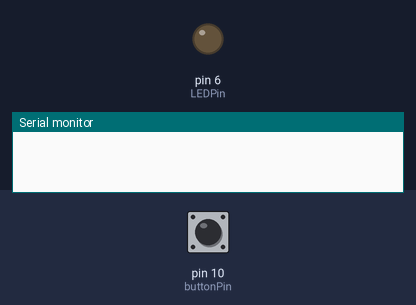
Simulated run of this sketch. Board: Arduino Uno, built with avr-gcc and run on an emulated ATmega328P. Shown: output pins drawn as LEDs (lit = HIGH), the last lines printed to the serial monitor. The test bench sets the inputs (shaded band); at power-on: pin 10 (buttonPin) HIGH.

Above: at 1.2 s.
1.3 s: pin 10 (buttonPin) pulled LOW for 0.15 s
At 1.38 s:
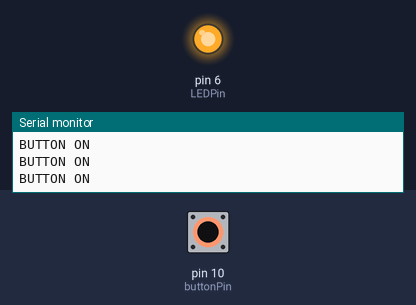
2.9 s: pin 10 (buttonPin) pulled LOW for 3.2 s
At 6.9 s:
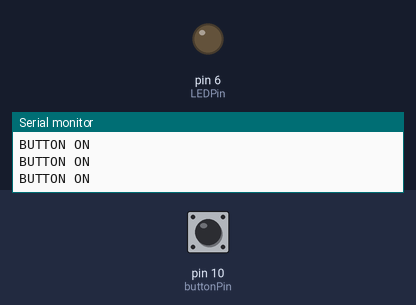
7.6 s: pin 10 (buttonPin) driven LOW
At 7.9 s:
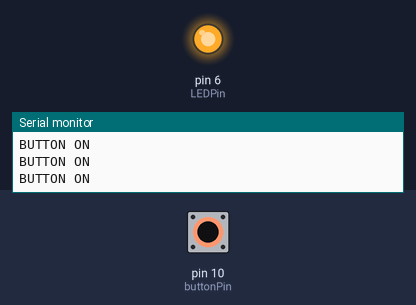
10.6 s: pin 10 (buttonPin) driven HIGH
At 11.7 s:
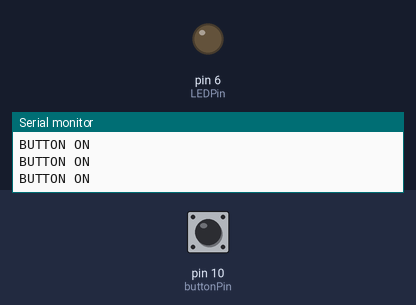
Timing chart, 0 to 13.1 s (numbered marks = the images above; inputs shaded):
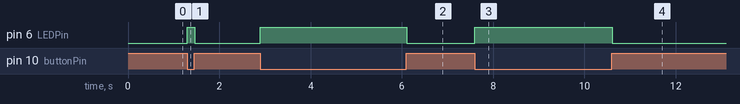

The sketch:

Challenge2.ino
```cpp
int buttonPin = 10;  // Arduino pin the button is connected to.
int LEDPin = 6;      // Arduino pin the LED is connected to.
int buttonState = 0; // Keeps track of button

void setup() {
  // setup serial port for communication with Serial Monitor
  Serial.begin(9600);

  // Set button as an input
  pinMode(buttonPin, INPUT);
  // Set LED as an output
  pinMode(LEDPin, OUTPUT);
  // Use Arduinos internal pull-up resistor
  digitalWrite(buttonPin, HIGH);
}

void loop() {
  // Read button value on Arduino
  buttonState = digitalRead(buttonPin);
  // Conditional If Statement
  if(buttonState == LOW) {
    // Turn ON LED when button is pressed
    digitalWrite(LEDPin, HIGH);
    // debug button on to Serial Port
    Serial.print("BUTTON ON\n\r");
  } else {
    // Turn OFF LED when button is not pressed
    digitalWrite(LEDPin, LOW);
  }
}
```

Measured:
- after the input at 1.3 s, pin 6 (LEDPin): LOW → HIGH at once, → LOW 0.16 s later
- after the input at 2.9 s, pin 6 (LEDPin): LOW → HIGH at once, → LOW 3.2 s later
- after the input at 7.6 s, pin 6 (LEDPin): LOW → HIGH at once
- after the input at 10.6 s, pin 6 (LEDPin): HIGH → LOW at once
